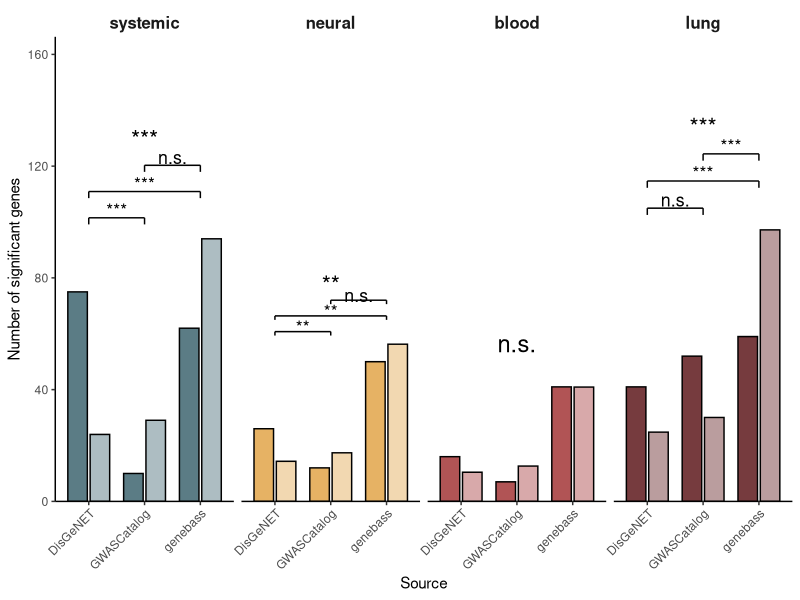

Generate this figure with R:
library(dplyr)
library(tibble)
library(purrr)
library(tidyr)
library(ggplot2)

# =============================
# DATA
# =============================
df <- tibble::tribble(
  ~source,       ~signatureType, ~n_signif_genes, ~n_ns_genes,
  
  "DisGeNET",    "blood",        16, 3379,
  "GWASCatalog", "blood",         7, 4107,
  "genebass",    "blood",        41, 13272,
  
  "DisGeNET",    "lung",         41, 3354,
  "GWASCatalog", "lung",         52, 4062,
  "genebass",    "lung",         59, 13254,
  
  "DisGeNET",    "neural",       26, 3369,
  "GWASCatalog", "neural",       12, 4102,
  "genebass",    "neural",       50, 13263,
  
  "DisGeNET",    "systemic",     75, 3320,
  "GWASCatalog", "systemic",     10, 4104,
  "genebass",    "systemic",     62, 13251
)

signature_levels <- c("systemic", "neural", "blood", "lung")
source_levels <- c("DisGeNET", "GWASCatalog", "genebass")

df <- df %>%
  mutate(
    source = factor(source, levels = source_levels),
    signatureType = factor(signatureType, levels = signature_levels)
  )

# =============================
# COLORS
# =============================
signature_colors <- c(
  systemic = "#335C67",
  neural   = "#E09F3E",
  blood    = "#9E2A2B",
  lung     = "#540B0E"
)

# =============================
# CHI2 FUNCTION
# =============================
run_chi2_test <- function(df_subset) {
  cont_table <- as.matrix(
    df_subset %>%
      select(n_signif_genes, n_ns_genes)
  )
  
  rownames(cont_table) <- as.character(df_subset$source)
  colnames(cont_table) <- c("significant", "not_significant")
  
  chi <- chisq.test(cont_table)
  
  tibble(
    chi_square = unname(chi$statistic),
    df = unname(chi$parameter),
    p_value = chi$p.value
  )
}

# =============================
# POSTHOC FUNCTION
# =============================
run_posthoc <- function(df_subset) {
  x <- df_subset$n_signif_genes
  n <- df_subset$n_signif_genes + df_subset$n_ns_genes
  
  names(x) <- as.character(df_subset$source)
  names(n) <- as.character(df_subset$source)
  
  pairwise.prop.test(
    x = x,
    n = n,
    p.adjust.method = "BH"
  )
}

posthoc_to_df <- function(posthoc_obj, signature_name) {
  pmat <- posthoc_obj$p.value
  
  as.data.frame(as.table(pmat), stringsAsFactors = FALSE) %>%
    filter(!is.na(Freq)) %>%
    rename(
      source_1 = Var1,
      source_2 = Var2,
      p_value_adjusted = Freq
    ) %>%
    mutate(
      signatureType = signature_name,
      comparison = paste(source_1, "vs", source_2),
      significance = case_when(
        p_value_adjusted < 0.001 ~ "***",
        p_value_adjusted < 0.01  ~ "**",
        p_value_adjusted < 0.05  ~ "*",
        TRUE                     ~ "n.s."
      )
    ) %>%
    select(signatureType, comparison, source_1, source_2, p_value_adjusted, significance)
}

# =============================
# OBSERVED / EXPECTED FUNCTION
# =============================
run_observed_expected_table <- function(df_subset) {
  cont_table <- as.matrix(
    df_subset %>%
      select(n_signif_genes, n_ns_genes)
  )
  
  rownames(cont_table) <- as.character(df_subset$source)
  colnames(cont_table) <- c("significant", "not_significant")
  
  chi <- chisq.test(cont_table)
  
  observed <- chi$observed
  expected <- chi$expected
  contrib  <- (observed - expected)^2 / expected
  
  tibble(
    source = rownames(observed),
    observed_significant = observed[, "significant"],
    observed_not_significant = observed[, "not_significant"],
    expected_significant = expected[, "significant"],
    expected_not_significant = expected[, "not_significant"],
    observed_significant_prop = observed[, "significant"] / rowSums(observed),
    expected_significant_prop = expected[, "significant"] / rowSums(expected),
    chi2_contrib_significant = contrib[, "significant"],
    chi2_contrib_not_significant = contrib[, "not_significant"],
    chi2_contrib_total = rowSums(contrib)
  )
}

# =============================
# CHI2 RESULTS
# =============================
chi2_results <- df %>%
  group_by(signatureType) %>%
  group_modify(~ run_chi2_test(.x)) %>%
  ungroup() %>%
  mutate(
    signatureType = factor(as.character(signatureType), levels = signature_levels),
    global_label = case_when(
      p_value < 0.001 ~ "***",
      p_value < 0.01  ~ "**",
      p_value < 0.05  ~ "*",
      TRUE            ~ "n.s."
    )
  ) %>%
  arrange(signatureType)

chi2_results

# =============================
# POSTHOC RESULTS
# =============================
df_split <- split(df, df$signatureType)

posthoc_results <- lapply(df_split, run_posthoc)

posthoc_results_df <- imap_dfr(posthoc_results, posthoc_to_df) %>%
  mutate(
    signatureType = factor(as.character(signatureType), levels = signature_levels)
  ) %>%
  arrange(signatureType, source_1, source_2)

posthoc_results_df

# =============================
# OBSERVED / EXPECTED RESULTS
# =============================
observed_expected_results <- df %>%
  group_by(signatureType) %>%
  group_modify(~ run_observed_expected_table(.x)) %>%
  ungroup() %>%
  mutate(
    signatureType = factor(as.character(signatureType), levels = signature_levels),
    source = factor(source, levels = source_levels)
  ) %>%
  arrange(signatureType, source)

observed_expected_results

# =============================
# OPTIONAL SUMMARY TABLE
# =============================
summary_results <- observed_expected_results %>%
  left_join(chi2_results, by = "signatureType") %>%
  relocate(signatureType, source, chi_square, df, p_value, global_label)

summary_results

# =============================
# DATA FOR PLOT
# =============================
plot_df <- observed_expected_results %>%
  select(signatureType, source, observed_significant, expected_significant) %>%
  pivot_longer(
    cols = c(observed_significant, expected_significant),
    names_to = "value_type",
    values_to = "count"
  ) %>%
  mutate(
    signatureType = factor(as.character(signatureType), levels = signature_levels),
    source = factor(source, levels = source_levels),
    value_type = factor(
      value_type,
      levels = c("observed_significant", "expected_significant"),
      labels = c("Observed", "Expected")
    ),
    fill_color = signature_colors[as.character(signatureType)],
    fill_color = ifelse(
      value_type == "Observed",
      scales::alpha(fill_color, 0.8),
      scales::alpha(fill_color, 0.4)
    )
  ) %>%
  arrange(signatureType, source, value_type)

# =============================
# GLOBAL LABEL POSITIONS
# =============================
sig_df <- plot_df %>%
  group_by(signatureType) %>%
  summarise(
    y = max(count) * 1.38,
    .groups = "drop"
  ) %>%
  mutate(signatureType = factor(as.character(signatureType), levels = signature_levels)) %>%
  left_join(chi2_results, by = "signatureType") %>%
  arrange(signatureType)

# =============================
# PAIRWISE TESTS FOR ALL SIGNIFICANT PANELS
# =============================
pair_tests <- list(
  c("DisGeNET", "GWASCatalog"),
  c("DisGeNET", "genebass"),
  c("GWASCatalog", "genebass")
)

significant_signature_types <- chi2_results %>%
  filter(p_value < 0.05) %>%
  pull(signatureType) %>%
  as.character()

pairwise_plot_df <- purrr::map_dfr(significant_signature_types, function(sig_type) {
  df_sig <- df %>%
    filter(signatureType == sig_type) %>%
    mutate(source = as.character(source))
  
  purrr::map_dfr(pair_tests, function(pair) {
    s1 <- pair[1]
    s2 <- pair[2]
    
    sub <- df_sig %>%
      filter(source %in% c(s1, s2))
    
    x <- sub$n_signif_genes
    n <- sub$n_signif_genes + sub$n_ns_genes
    
    test <- prop.test(x = x, n = n, correct = FALSE)
    
    tibble(
      signatureType = sig_type,
      source_1 = s1,
      source_2 = s2,
      p_value = test$p.value
    )
  })
}) %>%
  mutate(
    signatureType = factor(signatureType, levels = signature_levels),
    p_value_adj = ave(
      p_value,
      signatureType,
      FUN = function(x) p.adjust(x, method = "BH")
    ),
    label = case_when(
      p_value_adj < 0.001 ~ "***",
      p_value_adj < 0.01  ~ "**",
      p_value_adj < 0.05  ~ "*",
      TRUE                ~ "n.s."
    ),
    x1 = case_when(
      source_1 == "DisGeNET"    ~ 1,
      source_1 == "GWASCatalog" ~ 2,
      source_1 == "genebass"    ~ 3
    ),
    x2 = case_when(
      source_2 == "DisGeNET"    ~ 1,
      source_2 == "GWASCatalog" ~ 2,
      source_2 == "genebass"    ~ 3
    )
  )

# maksima osobno dla każdego panelu
panel_max_df <- plot_df %>%
  group_by(signatureType) %>%
  summarise(
    panel_max = max(count),
    .groups = "drop"
  )

pairwise_plot_df <- pairwise_plot_df %>%
  left_join(panel_max_df, by = "signatureType") %>%
  group_by(signatureType) %>%
  mutate(
    y = panel_max * c(1.08, 1.18, 1.28),
    y_label = y + panel_max * 0.03
  ) %>%
  ungroup()

pairwise_plot_df

# =============================
# PLOT
# =============================
p <- ggplot(plot_df, aes(x = source, y = count, group = value_type)) +
  geom_col(
    aes(fill = fill_color),
    position = position_dodge(width = 0.8),
    width = 0.7,
    color = "black",
    show.legend = FALSE
  ) +
  scale_fill_identity() +
  geom_text(
    data = sig_df,
    aes(x = 2, y = y, label = global_label),
    inherit.aes = FALSE,
    size = 6
  ) +
  geom_segment(
    data = pairwise_plot_df,
    aes(x = x1, xend = x2, y = y, yend = y),
    inherit.aes = FALSE,
    linewidth = 0.5
  ) +
  geom_segment(
    data = pairwise_plot_df,
    aes(x = x1, xend = x1, y = y, yend = y - panel_max * 0.025),
    inherit.aes = FALSE,
    linewidth = 0.5
  ) +
  geom_segment(
    data = pairwise_plot_df,
    aes(x = x2, xend = x2, y = y, yend = y - panel_max * 0.025),
    inherit.aes = FALSE,
    linewidth = 0.5
  ) +
  geom_text(
    data = pairwise_plot_df,
    aes(x = (x1 + x2) / 2, y = y_label, label = label),
    inherit.aes = FALSE,
    size = 4.5
  ) +
  facet_wrap(~ signatureType, nrow = 1, drop = FALSE) +
  scale_y_continuous(expand = expansion(mult = c(0, 0.24))) +
  labs(
    x = "Source",
    y = "Number of significant genes"
  ) +
  theme_classic() +
  theme(
    strip.background = element_blank(),
    strip.text = element_text(size = 12, face = "bold"),
    axis.text.x = element_text(angle = 45, hjust = 1),
    legend.position = "none"
  )

p
